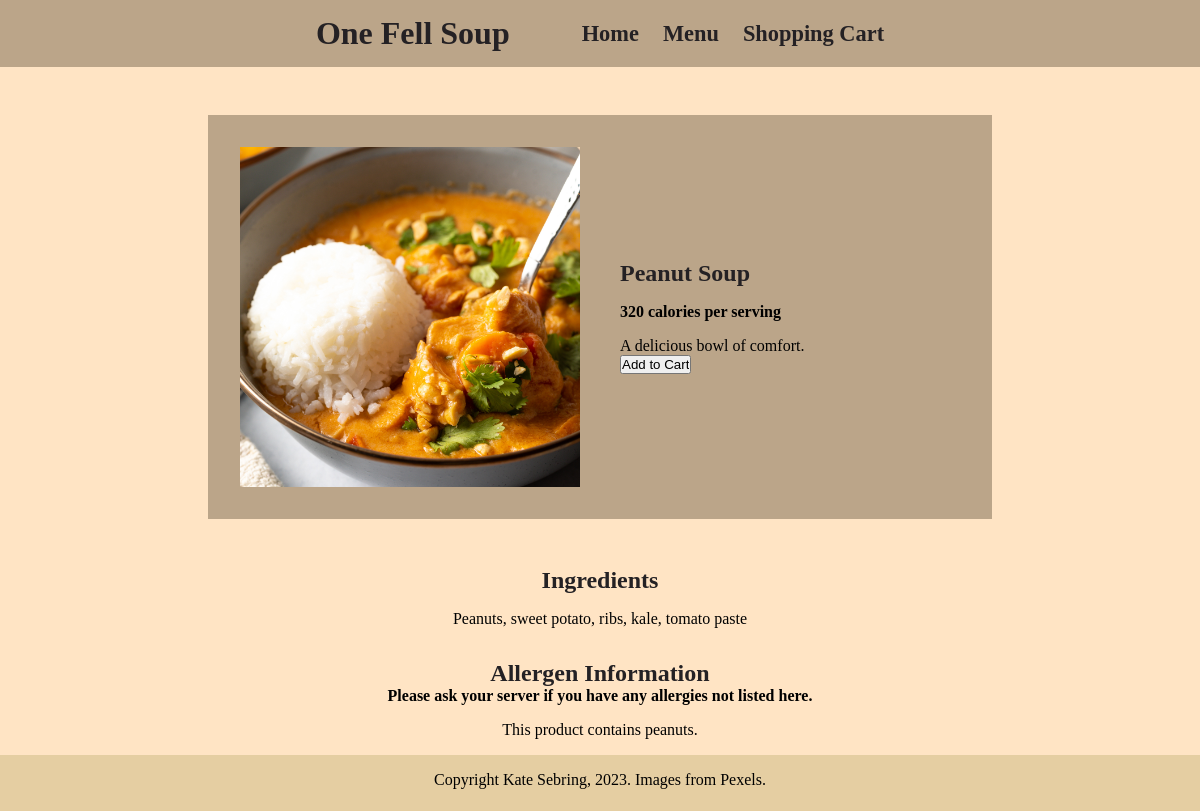
The app's page /peanut.php with its own data.
### tables this page shows
CREATE TABLE soup_products(
productID INT AUTO_INCREMENT PRIMARY KEY,
productName VARCHAR(255),
productDescription VARCHAR(1000),
calories INT,
productPrice DECIMAL(13,2),
webPageLink VARCHAR(255),
allergies VARCHAR (1000),
ingredients VARCHAR (1000),
productImg VARCHAR(255),
imgAlt VARCHAR(255)
);

### peanut.php (the view, shortened to what this page needs)
<?php
include("header.php");
?>
<!DOCTYPE html>
<html lang="en">
<head>
    <link href="css/universal_settings.css" rel="stylesheet">
</head>
<body>
    <main>
        <div class="main-product-info">
        <?php
            try {
                $selectItem = "SELECT * FROM soup_products WHERE productId = 4";
                $stmt = $conn->prepare($selectItem);
                $stmt->execute();
                $stmt->setFetchMode(PDO::FETCH_ASSOC);
                foreach($stmt->fetchAll() as $listItem) {
                    $productName = $listItem['productName'];
                    $calories = $listItem['calories'];
                    $productImg = $listItem['productImg'];
                    $productDescription = $listItem['productDescription'];
                    $imgAlt = $listItem['imgAlt'];
                    echo "<div class='productImage'><img src='$productImg' class='soup-img' alt='$imgAlt'></div>";
                    echo "<div class='productInfo'><h2>$productName</h2>";
                    echo "<p><b>$calories calories per serving</b></p>";
                    echo "<p id='product-description'>$productDescription</p>";
                }
            } catch(PDOException $e) {
                echo "Error: " . $e->getMessage();
            }
        ?>
            <form action="peanut.php" method="post">
                <input type="submit" name="submit" value="Add to Cart">
            </form>
            </div>
        </div>
        <div class="nutrition-info">
            <div id="ingredients">
                <h3>Ingredients</h3>
                <?php
                try {
                    $selectItem = "SELECT * FROM soup_products WHERE productId = 4";
                    $stmt = $conn->prepare($selectItem);
                    $stmt->execute();
                    $stmt->setFetchMode(PDO::FETCH_ASSOC);
                    foreach($stmt->fetchAll() as $listItem) {
                        $ingredients = $listItem['ingredients'];
                        echo "<p>$ingredients</p>";
                    }
                } catch(PDOException $e) {
                    echo "Error: " . $e->getMessage();
                }
                ?>
            </div>
            <div id="allergens">
                <h3>Allergen Information</h3>
                <strong>Please ask your server if you have any allergies not listed here.</strong>
                <?php
                try {
                    $selectItem = "SELECT * FROM soup_products WHERE productId = 4";
                    $stmt = $conn->prepare($selectItem);
                    $stmt->execute();
                    $stmt->setFetchMode(PDO::FETCH_ASSOC);
                    foreach($stmt->fetchAll() as $listItem) {
                        $allergies = $listItem['allergies'];
                        echo "<p>This product contains $allergies.</p>";
                    }
                } catch(PDOException $e) {
                    echo "Error: " . $e->getMessage();
                }
                ?>
            </div>
        </div>
    <footer>
        Copyright Kate Sebring, 2023. Images from Pexels.
    </footer>
    </main>
</body>
</html>

### css/universal_settings.css (style rules this page uses)
* { margin: 0; padding: 0; }
body { font-family: Cambria, Cochin, Georgia, Times, 'Times New Roman', serif; background-color: bisque; }
footer { background-color: rgb(229, 206, 162); height: 2.5rem; text-align: center; width:100%; padding-top: 1em; padding-bottom: 1em; margin-top: 1em; }
@media screen and (min-width: 348px) { footer { padding-bottom: 0; } }

### peanut.php (style rules this page uses)
.main-product-info { margin: auto; margin-top: 3rem; display: flex; flex-flow: column wrap; justify-content: center; align-items: center; text-align: center; padding: 2rem; background-color: #bba589; }
h2 { margin-bottom: 1rem; }
.soup-img { width: 100%; padding-bottom:1rem; }
h1, h2, h3 { color: #242124; }
p { margin-top:1rem; }
h3 { font-size: 1.5rem; }
.nutrition-info { display: flex; flex-flow: column wrap; align-items: center; gap:2rem; margin-top: 3rem; text-align: center; }
@media screen and (min-width: 700px) { main { flex-flow: row wrap; } }
@media screen and (min-width: 700px) { .soup-img { padding-bottom:0; } }
@media screen and (min-width: 700px) { .main-product-info { display: grid; grid-template-columns: repeat(2, 4fr); grid-template-rows: 1fr; grid-column-gap: 40px; grid-row-gap: 0px; text-align: left; width:70%; } }
@media screen and (min-width: 700px) { .productImage { grid-area: 1 / 1 / 2 / 2; } }
@media screen and (min-width: 700px) { .productInfo { grid-area: 1 / 2 / 2 / 3; } }
@media screen and (min-width: 1200px) { .main-product-info { width:60%; } }

### records on screen
soup_products: productImg (picture), productName "Peanut Soup", calories "320", productDescription "A delicious bowl of comfort.", ingredients "Peanuts, sweet potato, ribs, kale, tomato paste", allergies "peanuts"
